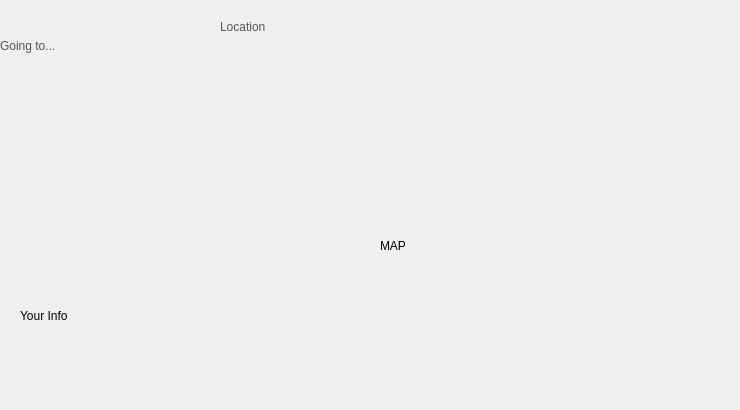
  <widget class="QWidget" name="NAVIGATING">
   <widget class="QLabel" name="navigating_to_label1">
    <property name="geometry">
     <rect>
      <x>0</x>
      <y>10</y>
      <width>321</width>
      <height>71</height>
     </rect>
    </property>
    <property name="styleSheet">
     <string notr="true">font: 20 32pt &quot;montserrat&quot;;
color: rgb(85, 87, 83);</string>
    </property>
    <property name="text">
     <string>Going to...</string>
    </property>
   </widget>
   <widget class="QPushButton" name="cancel_navigation">
    <property name="geometry">
     <rect>
      <x>120</x>
      <y>90</y>
      <width>151</width>
      <height>131</height>
     </rect>
    </property>
    <property name="styleSheet">
     <string notr="true">font: 20 26pt &quot;montserrat&quot;;
color: rgb(85, 87, 83);</string>
    </property>
    <property name="text">
     <string/>
    </property>
    <property name="icon">
     <iconset>
      <normaloff>icons/pause.svg</normaloff>icons/pause.svg</iconset>
    </property>
    <property name="iconSize">
     <size>
      <width>120</width>
      <height>120</height>
     </size>
    </property>
    <property name="flat">
     <bool>true</bool>
    </property>
   </widget>
   <widget class="QLabel" name="navigating_to_label2">
    <property name="geometry">
     <rect>
      <x>220</x>
      <y>20</y>
      <width>451</width>
      <height>51</height>
     </rect>
    </property>
    <property name="styleSheet">
     <string notr="true">font: 20 32pt &quot;montserrat&quot;;
color: rgb(85, 87, 83);</string>
    </property>
    <property name="text">
     <string>Location</string>
    </property>
    <property name="scaledContents">
     <bool>false</bool>
    </property>
    <property name="alignment">
     <set>Qt::AlignLeading|Qt::AlignLeft|Qt::AlignTop</set>
    </property>
    <property name="wordWrap">
     <bool>true</bool>
    </property>
   </widget>
   <widget class="QPushButton" name="info_7">
    <property name="geometry">
     <rect>
      <x>670</x>
      <y>0</y>
      <width>51</width>
      <height>81</height>
     </rect>
    </property>
    <property name="text">
     <string/>
    </property>
    <property name="icon">
     <iconset>
      <normaloff>icons/question.png</normaloff>icons/question.png</iconset>
    </property>
    <property name="iconSize">
     <size>
      <width>65</width>
      <height>65</height>
     </size>
    </property>
    <property name="flat">
     <bool>true</bool>
    </property>
   </widget>
   <widget class="QLabel" name="label_3">
    <property name="geometry">
     <rect>
      <x>20</x>
      <y>230</y>
      <width>351</width>
      <height>171</height>
     </rect>
    </property>
    <property name="text">
     <string>Your Info</string>
    </property>
   </widget>
   <widget class="QLabel" name="label_4">
    <property name="geometry">
     <rect>
      <x>380</x>
      <y>90</y>
      <width>351</width>
      <height>311</height>
     </rect>
    </property>
    <property name="text">
     <string>MAP</string>
    </property>
   </widget>
  </widget>
